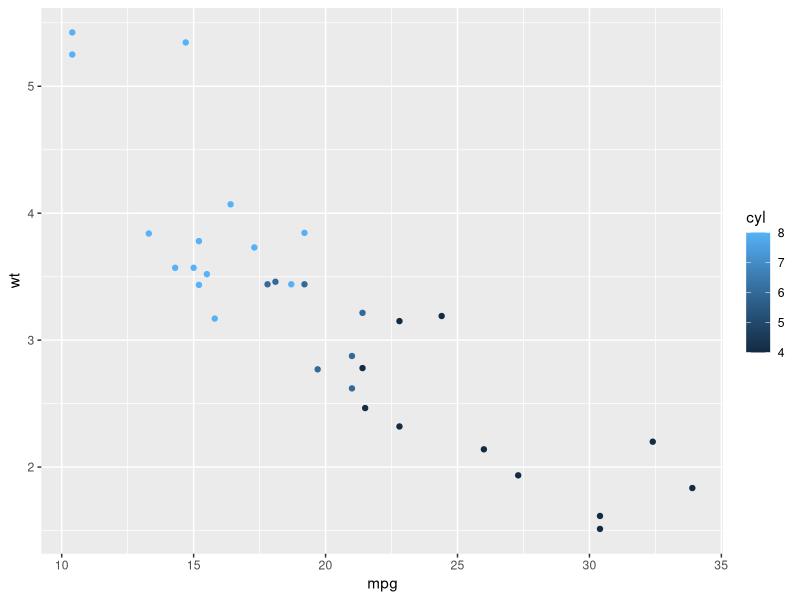
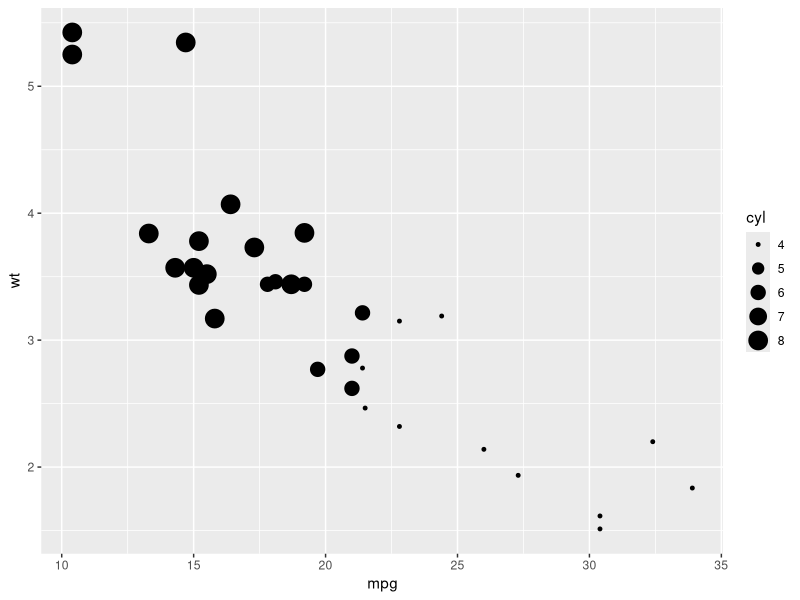

R code for these plots, in order:
## ---- chunk 1
#opts_knit$set(base.url="http://cboettig.github.io/template/")
## ---- chunk 2
library(ggplot2)
qplot(mpg, wt, data=mtcars, colour=cyl)
qplot(mpg, wt, data=mtcars, size=cyl)
